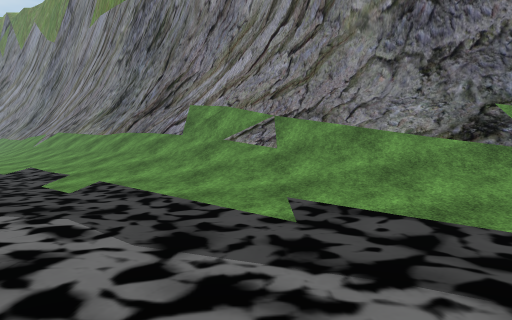
view 1 (above)

18 first-person views from a walk through a scene from a Unity 3-D project. The camera is 1.3 m above the floor, tilts 2° down and sees 70° across. The floor is counted in squares, 2 m on a side. Each view is taken from the middle of a square. On the plan, view 1 faces up. The plan holds only what a view shows up to about 11 squares ahead; the rest is blank. The place goes on beyond the plan. Some surface patterns are stand-ins.

view 2
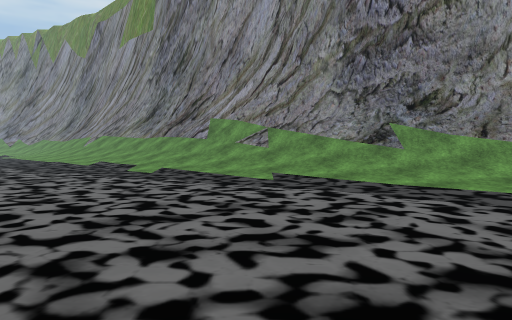

view 3
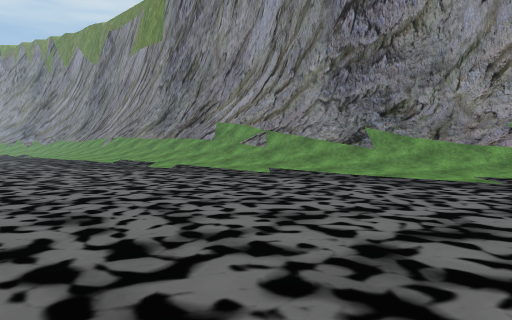

view 4
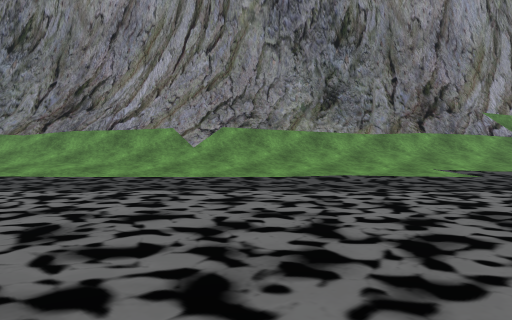

view 5
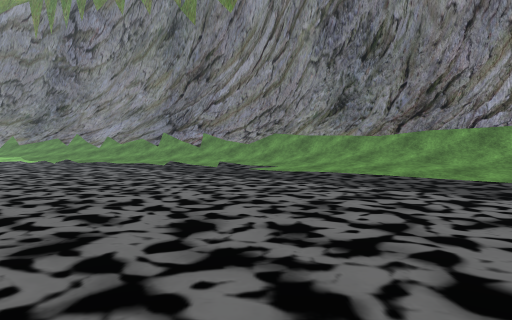

view 6
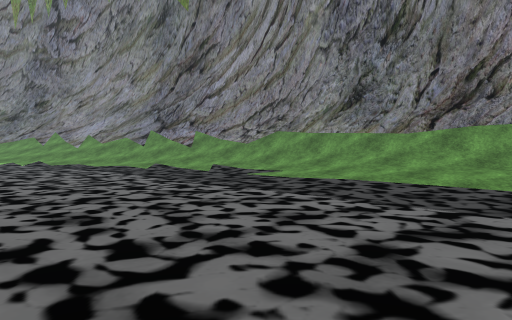

view 7
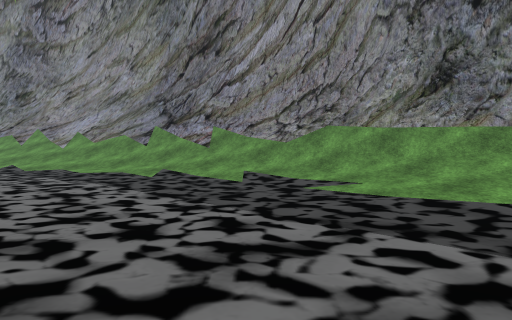

view 8
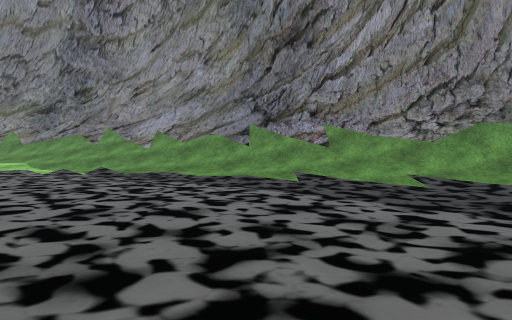

view 9
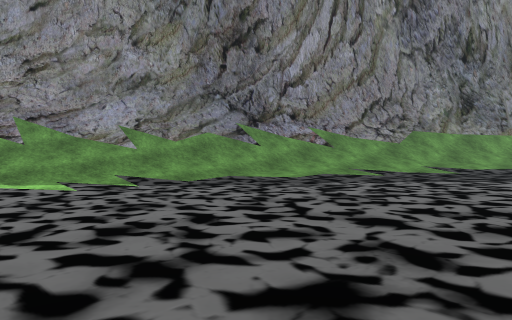

view 10
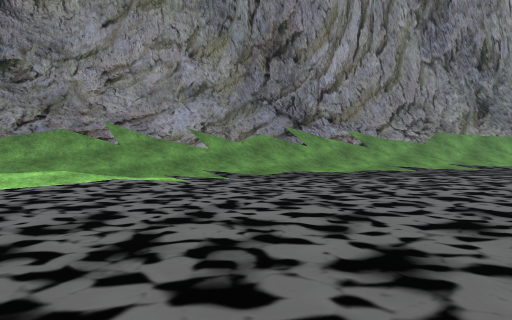

view 11
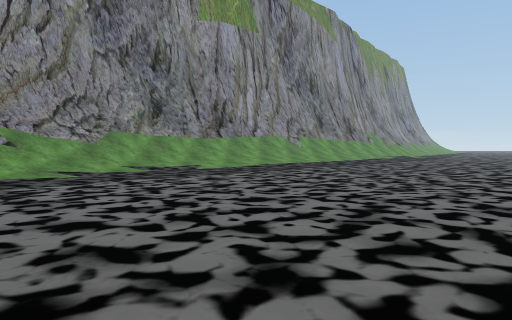

view 12
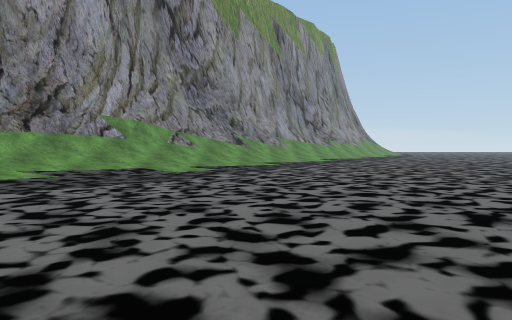

view 13
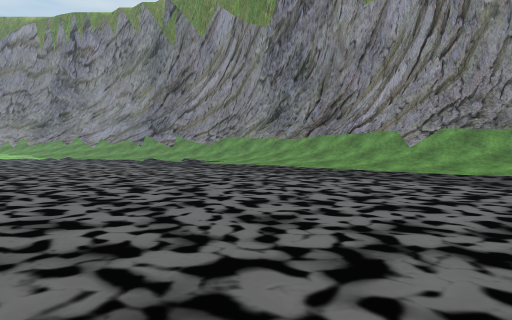

view 14
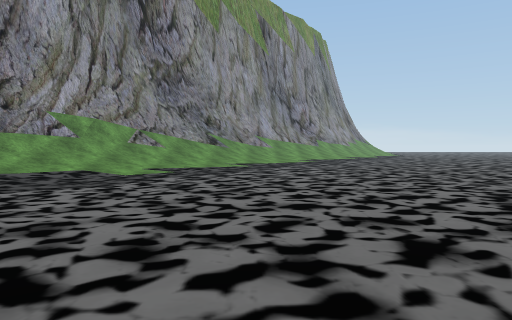

view 15
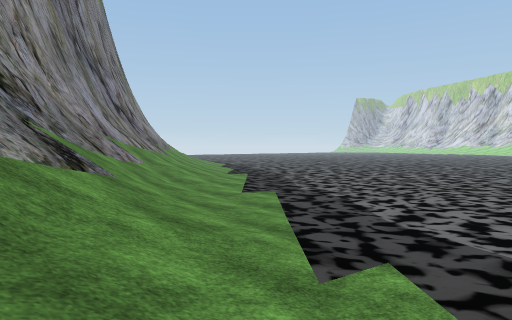

view 16
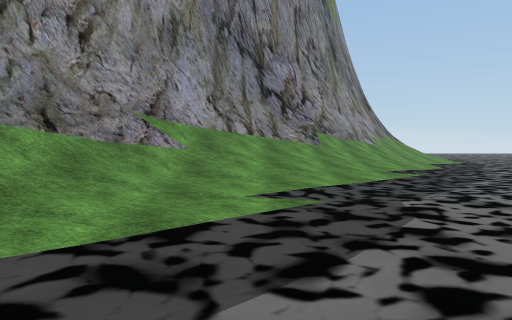

view 17
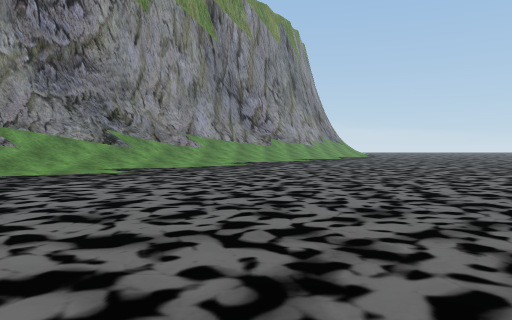

view 18
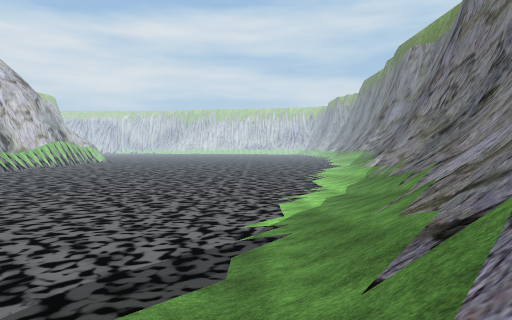

### Floor plan
Key: @ floor where view 1 was taken; # wall or solid block; . main floor; : floor 0.25 m higher than the main floor; / step, stairs or slope.
Columns run from 28 left of view 1 to 7 right of it. Each row starts with its distance up from view 1.
 28 ##
 27 /#####
 26 /////###
 25 ///////###
 24 /////////###
 23 .//////////###
 22 .....////////##
 21 ........://///##
 20 ........../////###
 19 ............/////##
 18 .............////###
 17 ............../////#
 16 ...............////##
 15 .. .............////##
 14     .............////##
 13       ............////##
 12        ............////##
 11          ...........////##
 10           ........../////###
  9            ...........////###
  8            ............/////##
  7             ............/////###
  6              ............/////###
  5              .............//////###
  4               ..............//////##
  3                ..............//////#
  2                  ............../////
  1                   ...............///
  0                    .........@....///
 -1                     .............../
 -2                      ...............
 -3                        .............
 -4                         .........
 -5                           ......
 -6                            ....
 -7                              ..

Where each view was taken, in squares from view 1:
view 1: 0 up, 0 right, facing up
view 2: 4 down, 0 right, facing up
view 3: 6 down, 0 right, facing up
view 4: 6 up, 14 left, facing up-right
view 5: 7 up, 15 left, facing up
view 6: 9 up, 15 left, facing up
view 7: 12 up, 16 left, facing up
view 8: 13 up, 19 left, facing up
view 9: 16 up, 26 left, facing up-right
view 10: 16 up, 28 left, facing up-right
view 11: 16 up, 26 left, facing right
view 12: 4 up, 13 left, facing right
view 13: 3 up, 13 left, facing up
view 14: 3 up, 12 left, facing right
view 15: 6 up, 1 left, facing down-right
view 16: 1 up, 0 right, facing right
view 17: 0 up, 9 left, facing right
view 18: 22 up, 17 left, facing left
